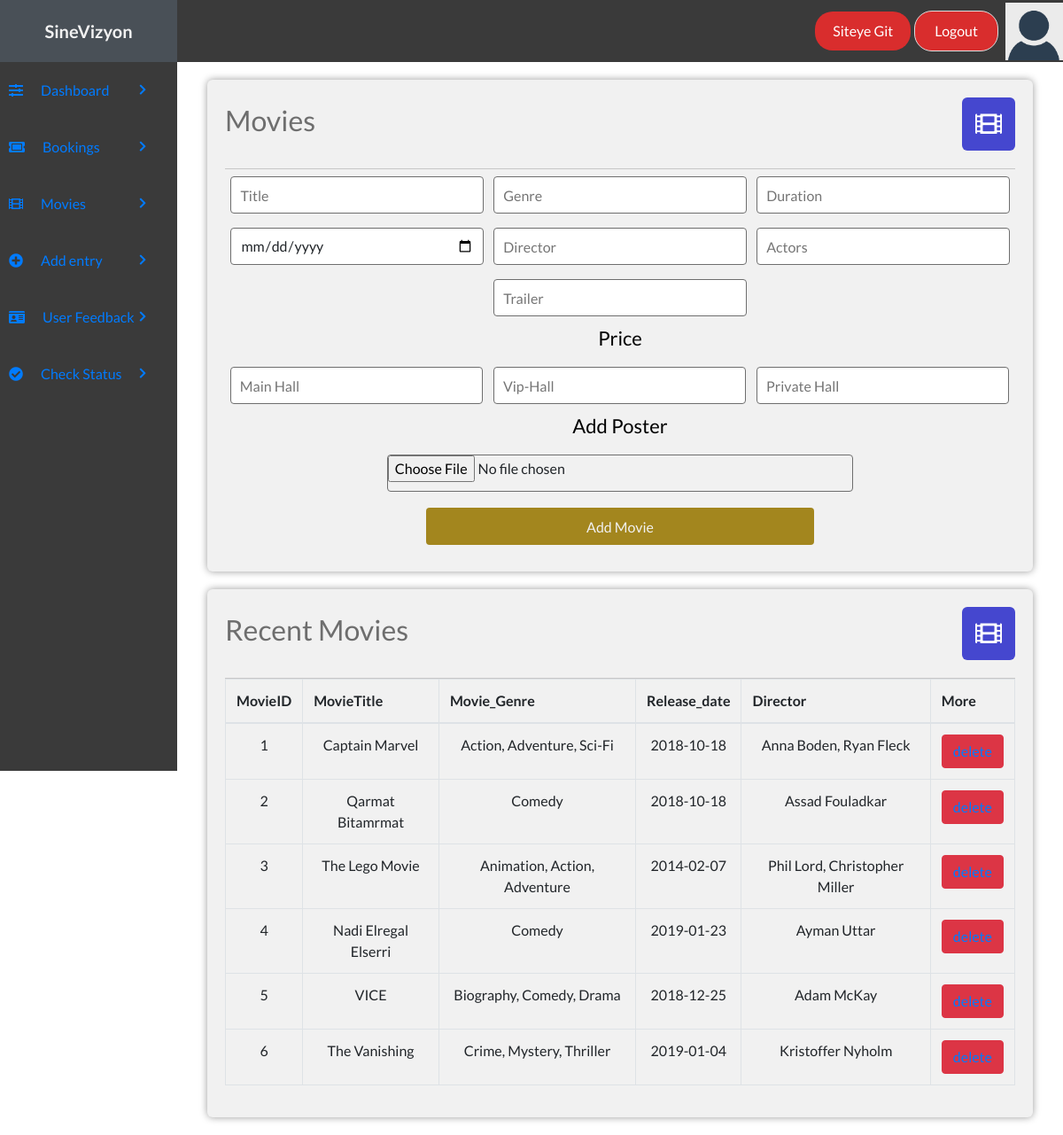
/admin/addmovie.php (signed in), run on an earlier commit of the app's database.
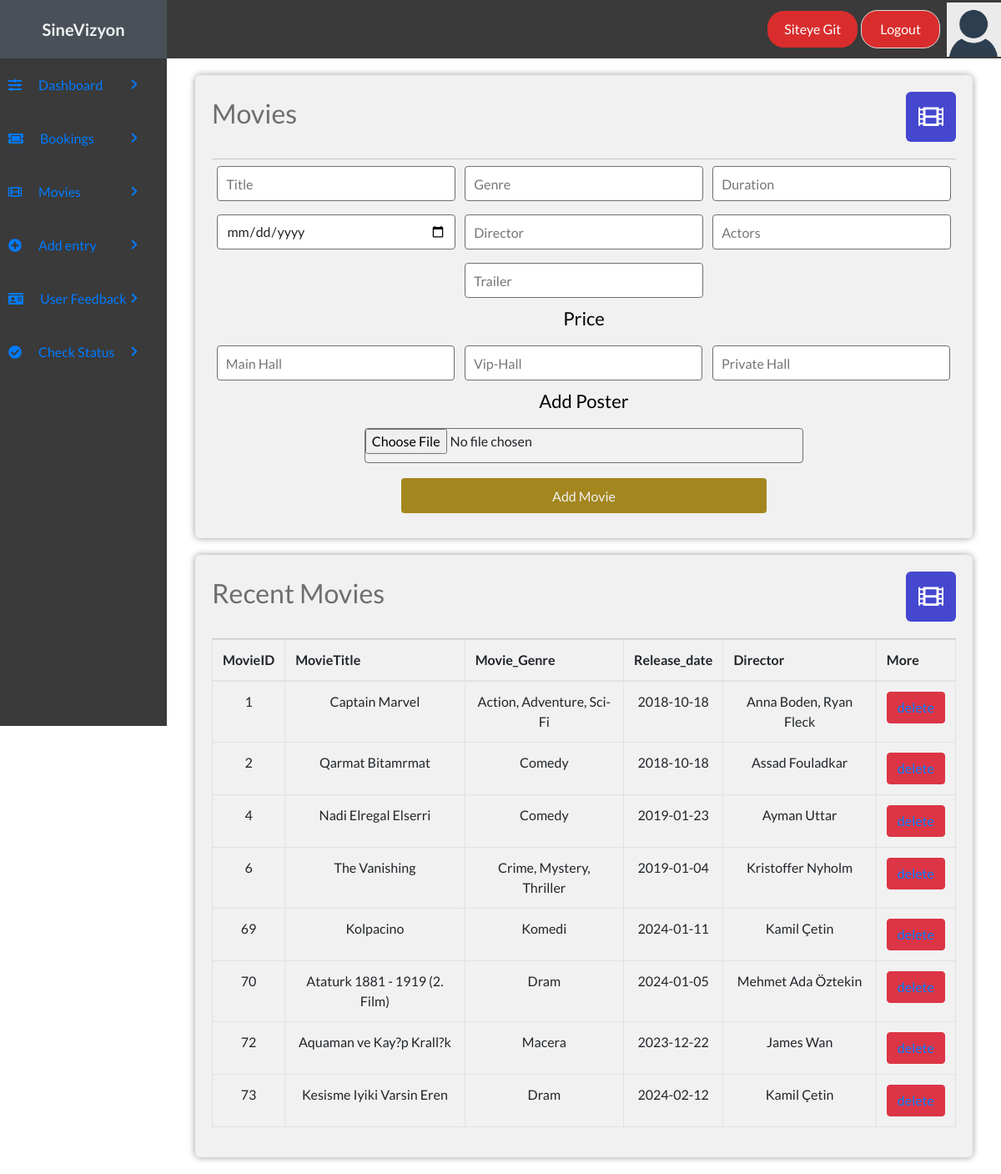
And on a later commit of the database.
### tables this page shows
CREATE TABLE `movietable` (
  `movieID` int(11) NOT NULL,
  `movieImg` varchar(150) NOT NULL,
  `movieTitle` varchar(100) NOT NULL,
  `movieGenre` varchar(50) NOT NULL,
  `movieDuration` int(11) NOT NULL,
  `movieRelDate` date NOT NULL,
  `movieDirector` varchar(50) NOT NULL,
  `movieActors` varchar(150) NOT NULL,
  `mainhall` int(11) NOT NULL,
  `viphall` int(11) NOT NULL,
  `privatehall` int(11) NOT NULL,
  `trailer` varchar(50) DEFAULT NULL
);

### admin/addmovie.php (the view, shortened to what this page needs)
<!DOCTYPE html>
<html lang="en">
<head>
    <link rel="stylesheet" href="../style/styles.css">
    <link rel="stylesheet" href="https://use.fontawesome.com/releases/v5.7.2/css/all.css"
>
    <link rel="stylesheet" href="https://maxcdn.bootstrapcdn.com/bootstrap/4.0.0/css/bootstrap.min.css"
>
    <link rel="stylesheet" href="https://cdn.datatables.net/1.10.22/css/dataTables.bootstrap4.min.css">
    <link rel="stylesheet" href="https://maxcdn.bootstrapcdn.com/bootstrap/4.0.0/css/bootstrap.min.css"
>
</head>
<body>
    <?php include('header.php'); ?>
    <div class="admin-container">
        <?php include('sidebar.php'); ?>
        <div class="admin-section admin-section2">
            <div class="admin-section-column">
                <div class="admin-section-panel admin-section-panel2">
                    <div class="admin-panel-section-header">
                        <h2>Movies</h2>
                        <i class="fas fa-film" style="background-color: #4547cf"></i>
                    </div>
                    <form action="" method="POST" enctype="multipart/form-data">
                        <input placeholder="Title" type="text" name="movieTitle" required>
                        <input placeholder="Genre" type="text" name="movieGenre" required>
                        <input placeholder="Duration" type="number" name="movieDuration" required>
                        <input placeholder="Release Date" type="date" name="movieRelDate" required>
                        <input placeholder="Director" type="text" name="movieDirector" required>
                        <input placeholder="Actors" type="text" name="movieActors" required>
                        <input placeholder="Trailer" type="text" name="trailer" required>
                        <label>Price</label>
                        <input placeholder="Main Hall" type="text" name="mainhall" required><br />
                        <input placeholder="Vip-Hall" type="text" name="viphall" required><br />
                        <input placeholder="Private Hall" type="text" name="privatehall" required><br />
                        <br>
                        <label>Add Poster</label>
                        <input type="file" name="movieImg" accept="image/*">
                        <button type="submit" value="submit" name="submit" class="form-btn">Add Movie</button>
                    </form>
                </div>
                <div class="admin-section-panel admin-section-panel2">
                    <div class="admin-panel-section-header">
                        <h2>Recent Movies</h2>
                        <i class="fas fa-film" style="background-color: #4547cf"></i>
                    </div>
                    <table class="table table-bordered" id="dataTable" width="100%" cellspacing="0">
                        <tr>
                            <th>MovieID</th>
                            <th>MovieTitle</th>
                            <th>Movie_Genre</th>
                            <th>Release_date</th>
                            <th>Director</th>
                            <th>More</th>
                        </tr>
                        <tbody>
                            <?php
                            $host = "localhost";
                            $user = "root";
                            $password = "";
                            $dbname = "cinema_db";
                            $con = mysqli_connect($host, $user, $password, $dbname);
                            $select = "SELECT * FROM `movietable`";
                            $run = mysqli_query($con, $select);
                            while ($row = mysqli_fetch_array($run)) {
                                $ID = $row['movieID'];
                                $title = $row['movieTitle'];
                                $genere = $row['movieGenre'];
                                $releasedate = $row['movieRelDate'];
                                $movieactor = $row['movieDirector'];
                            ?>
                            <tr align="center">
                                <td><?php echo $ID; ?></td>
                                <td><?php echo $title; ?></td>
                                <td><?php echo $genere; ?></td>
                                <td><?php echo $releasedate; ?></td>
                                <td><?php echo $movieactor; ?></td>
                                <td><button value="Book Now!" type="submit" onclick="" type="button"
                                        class="btn btn-danger"><?php echo  "<a href='deletemovie.php?id=" . $row['movieID'] . "'>delete</a>"; ?></button>
                                </td>
                            </tr>
                            <?php }
                            ?>
                        </tbody>
                    </table>
                </div>
            </div>
        </div>
    </div>
</body>
</html>

What changed in the data, as far as the page shows it:
removed movietable: movieID "3", movieTitle "The Lego Movie", movieGenre "Animation, Action, Adventure", movieRelDate "2014-02-07", movieDirector "Phil Lord, Christopher Miller"
removed movietable: movieID "5", movieTitle "VICE", movieGenre "Biography, Comedy, Drama", movieRelDate "2018-12-25", movieDirector "Adam McKay"
added movietable: movieID "69", movieTitle "Kolpacino", movieGenre "Komedi", movieRelDate "2024-01-11", movieDirector "Kamil Çetin"
added movietable: movieID "70", movieTitle "Ataturk 1881 - 1919 (2. Film)", movieGenre "Dram", movieRelDate "2024-01-05", movieDirector "Mehmet Ada Öztekin"
added movietable: movieID "72", movieTitle "Aquaman ve Kay?p Krall?k", movieGenre "Macera", movieRelDate "2023-12-22", movieDirector "James Wan"
added movietable: movieID "73", movieTitle "Kesisme Iyiki Varsin Eren", movieGenre "Dram", movieRelDate "2024-02-12", movieDirector "Kamil Çetin"
